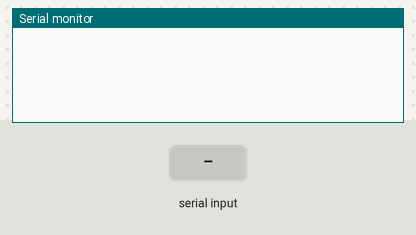
This sketch was run on a simulated Arduino Uno, built with avr-gcc and run on an emulated ATmega328P. Parts: the last lines printed to the serial monitor. The inputs (shaded band) are chosen by the test bench.

Above: at 1.2 s.
1.3 s: "0" received over Serial
At 1.8 s:
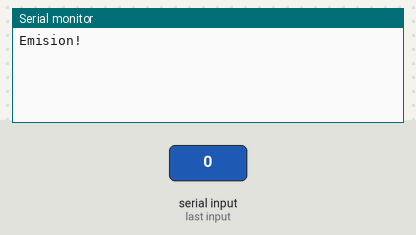
At 2.3 s:
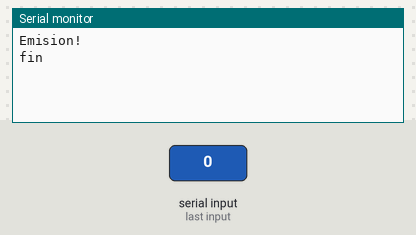

The sketch:

Test2.ino
```cpp
/*test sobre control IR completo*/
#include <IRremote.h>

int pinRead_IR = 2;
IRrecv recIR(pinRead_IR);
IRsend ir;
decode_results r;

void setup(){
  Serial.begin(9600);
  recIR.enableIRIn();
}

void loop(){
  if(recIR.decode(&r)) {
    Serial.println(r.value, DEC);
    recIR.resume();
  }
     if(Serial.available()){
	delay(100);
	char c = Serial.read();
	switch(c){
		case '0': {
			Serial.println("Emision!");
			char datac[10];
			int i = 0;
			datac[0] = Serial.read();
			int protocol = atoi(datac);
			datac[0] = Serial.read();
			datac[1] = Serial.read();
			int nbits = atoi(datac);
			while(Serial.available()){
				datac[i] = Serial.read();
				i++;
			}
			unsigned long data = atol(datac);
			ir.sendIR(data,nbits,0,protocol);
                        recIR.enableIRIn();
			delay(500);
			Serial.println("fin");
			break;
		}
		case '1': {
			char buttons[2];
			int j = 0;
			while(Serial.available()){
				if(j < 2)
					buttons[j] = Serial.read();
				else
					Serial.read();
				j++;
			}
		recIR.configIR(atoi(buttons));
		break;
		}
    }
  }
}
```

Measured:
- after the input at 1.3 s, the serial monitor: prints a new line after 0.10 s (image 1)
